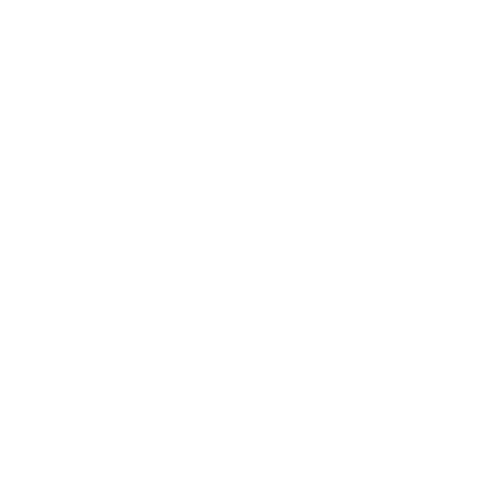
Frame 1 (no input)
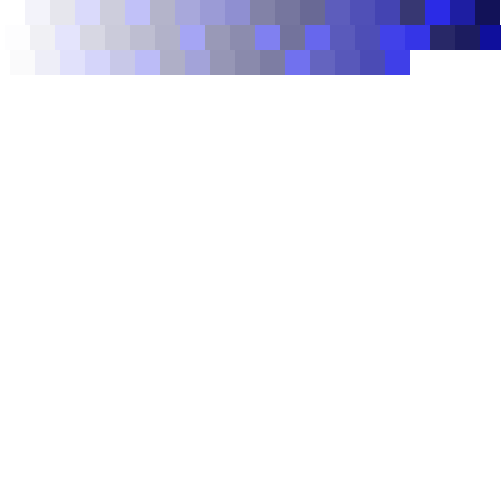
Frame 60 (the mouse pressed at the canvas centre just before this capture)
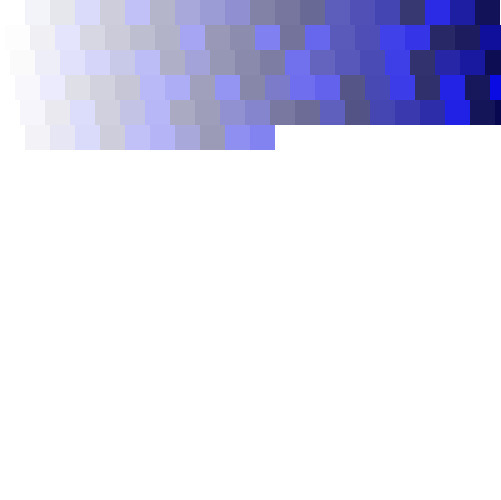
Frame 120 (the mouse held since frame 60 and released just before this capture)

The Processing sketch that drew these frames (run headless with seeded random() and noise(); from frame 60 on, the mouse is pressed at the canvas centre):

// Processing sketch: processing_32556
// ── processing_32556.pde

int x;
int y;
float c;
int g;
int a;
int s;

void setup(){
 size(501, 500);
 background(255);
 smooth();
 frameRate(2500);
 
    
}
void draw(){
  fill(0, 0, g, a);
  noStroke();
  rect(x, y, s, s);
  s=25; 
  c = random(0, 3);
  if (c<=2){
    g=150;
  }
  if (c<=1){
    g=75;
  }
  if (c>2){
    g=225;
  }
    x=x+s;
  a=x/2;

 if (x>=500){
   y=y+s;
   x=x-520-s;
 }
 
}
